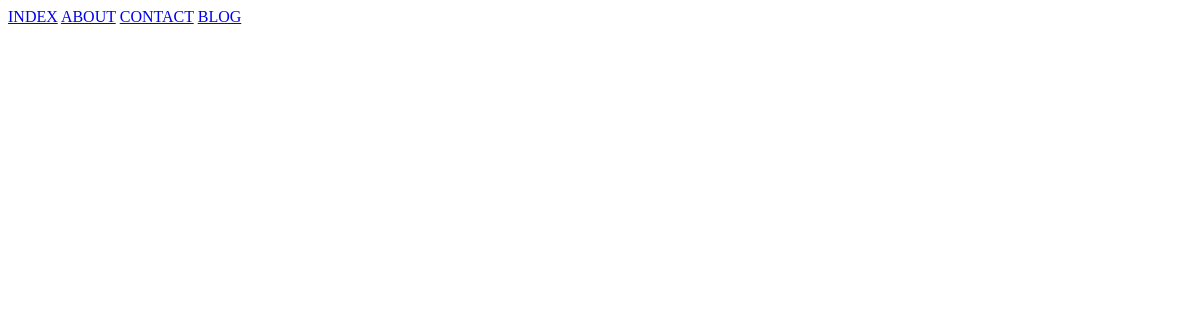
/blog/, run on an earlier commit of the app's database.
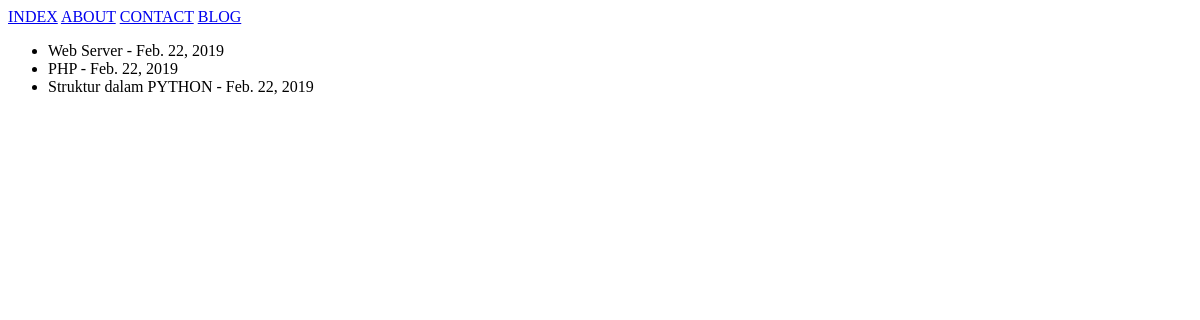
And on a later commit of the database.
### blog/models.py (models this page shows, shortened)
class Artikel(models.Model):
    judul = models.CharField(max_length=50)
    tanggal = models.DateField()
    penulis = models.CharField(max_length=20)
    konten = models.TextField()

### blog/views.py (the view)
# urls.py: url(r'^blog/' , views.blog),
def blog(request):
    blogs = Artikel.objects.all()
    return render(request, 'blog.html', {'blogs':blogs})

### templates/blog.html (shortened to what this page needs)
<!DOCTYPE html>
<html lang="en">
<head>
</head>
<body>
    {% include "menu.html" %}<br>
    <br>
    <ul>
        {% for blog in blogs %}
            <li>{{ blog.judul }} - {{ blog.tanggal}}</li>
        {% endfor %}
    </ul>
</body>
</html>

### templates/menu.html
<a href="/">INDEX</a>
  <a href="/about">ABOUT</a>
  <a href="/contact">CONTACT</a>
  <a href="/blog">BLOG</a

What changed in the data, as far as the page shows it:
added Artikel: judul "Web Server", tanggal "Feb. 22, 2019"
added Artikel: judul "PHP", tanggal "Feb. 22, 2019"
added Artikel: judul "Struktur dalam PYTHON", tanggal "Feb. 22, 2019"
